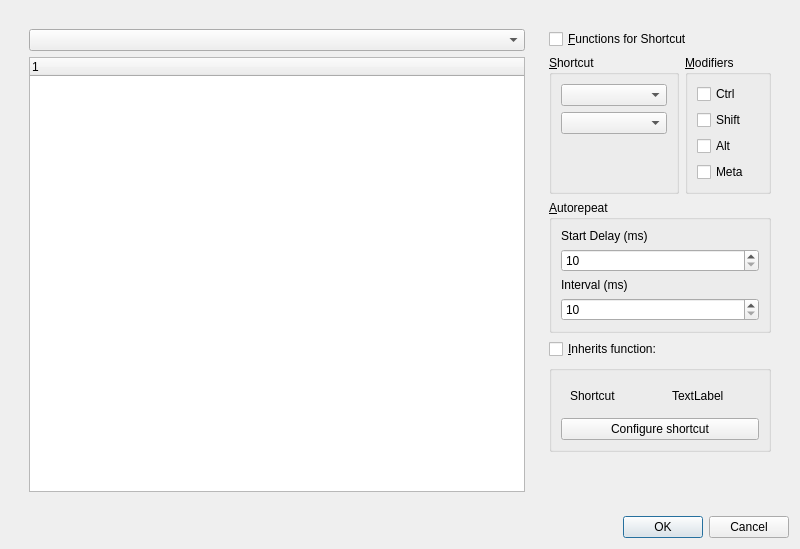
<?xml version="1.0" encoding="UTF-8"?>
<ui version="4.0">
 <class>ShortcutEditorDialog</class>
 <widget class="QDialog" name="ShortcutEditorDialog">
  <property name="geometry">
   <rect>
    <x>0</x>
    <y>0</y>
    <width>800</width>
    <height>486</height>
   </rect>
  </property>
  <property name="windowTitle">
   <string>Shortcut Configuration</string>
  </property>
  <layout class="QVBoxLayout" name="verticalLayout">
   <item>
    <widget class="QFrame" name="frame">
     <layout class="QHBoxLayout" name="horizontalLayout_2">
      <item>
       <widget class="QFrame" name="frame">
        <layout class="QVBoxLayout" name="verticalLayout_2">
         <item>
          <widget class="QComboBox" name="objectsComboBox"/>
         </item>
         <item>
          <widget class="QTreeWidget" name="shortcutsTreeWidget">
           <column>
            <property name="text">
             <string notr="true">1</string>
            </property>
           </column>
          </widget>
         </item>
        </layout>
       </widget>
      </item>
      <item>
       <widget class="QFrame" name="frame">
        <property name="minimumSize">
         <size>
          <width>220</width>
          <height>0</height>
         </size>
        </property>
        <layout class="QVBoxLayout" name="verticalLayout_3">
         <item>
          <widget class="QCheckBox" name="showfunctionsCheckBox">
           <property name="text">
            <string>&amp;Functions for Shortcut</string>
           </property>
          </widget>
         </item>
         <item>
          <layout class="QHBoxLayout" name="horizontalLayout">
           <item>
            <widget class="QGroupBox" name="shortCutGroupBox">
             <property name="minimumSize">
              <size>
               <width>130</width>
               <height>0</height>
              </size>
             </property>
             <property name="maximumSize">
              <size>
               <width>103</width>
               <height>16777215</height>
              </size>
             </property>
             <property name="title">
              <string>&amp;Shortcut</string>
             </property>
             <layout class="QVBoxLayout" name="verticalLayout_7">
              <item>
               <widget class="QComboBox" name="keyComboBox1"/>
              </item>
              <item>
               <widget class="QComboBox" name="keyComboBox2"/>
              </item>
              <item>
               <spacer name="verticalSpacer_2">
                <property name="orientation">
                 <enum>Qt::Vertical</enum>
                </property>
                <property name="sizeHint" stdset="0">
                 <size>
                  <width>20</width>
                  <height>20</height>
                 </size>
                </property>
               </spacer>
              </item>
             </layout>
            </widget>
           </item>
           <item>
            <widget class="QGroupBox" name="modifiersGroupBox">
             <property name="title">
              <string>&amp;Modifiers</string>
             </property>
             <layout class="QVBoxLayout" name="verticalLayout_6">
              <item>
               <widget class="QCheckBox" name="ctrlCheckBox">
                <property name="text">
                 <string>Ctrl</string>
                </property>
               </widget>
              </item>
              <item>
               <widget class="QCheckBox" name="shiftCheckBox">
                <property name="text">
                 <string>Shift</string>
                </property>
               </widget>
              </item>
              <item>
               <widget class="QCheckBox" name="altCheckBox">
                <property name="text">
                 <string>Alt</string>
                </property>
               </widget>
              </item>
              <item>
               <widget class="QCheckBox" name="metaCheckBox">
                <property name="text">
                 <string>Meta</string>
                </property>
               </widget>
              </item>
              <item>
               <spacer name="verticalSpacer_3">
                <property name="orientation">
                 <enum>Qt::Vertical</enum>
                </property>
                <property name="sizeHint" stdset="0">
                 <size>
                  <width>20</width>
                  <height>20</height>
                 </size>
                </property>
               </spacer>
              </item>
             </layout>
            </widget>
           </item>
          </layout>
         </item>
         <item>
          <widget class="QGroupBox" name="autorepeatGroupBox">
           <property name="title">
            <string>&amp;Autorepeat</string>
           </property>
           <layout class="QVBoxLayout" name="verticalLayout_5">
            <item>
             <widget class="QLabel" name="label">
              <property name="text">
               <string>Start Delay (ms)</string>
              </property>
             </widget>
            </item>
            <item>
             <widget class="QSpinBox" name="startDelaySpinBox">
              <property name="minimum">
               <number>10</number>
              </property>
              <property name="maximum">
               <number>500</number>
              </property>
             </widget>
            </item>
            <item>
             <widget class="QLabel" name="label_2">
              <property name="text">
               <string>Interval (ms)</string>
              </property>
             </widget>
            </item>
            <item>
             <widget class="QSpinBox" name="repeatIntervalSpinBox">
              <property name="minimum">
               <number>10</number>
              </property>
              <property name="maximum">
               <number>100</number>
              </property>
             </widget>
            </item>
           </layout>
          </widget>
         </item>
         <item>
          <widget class="QCheckBox" name="useBaseFunctionCheckBox">
           <property name="text">
            <string>&amp;Inherits function:</string>
           </property>
          </widget>
         </item>
         <item>
          <widget class="QGroupBox" name="baseFunctionGroupBox">
           <property name="title">
            <string/>
           </property>
           <layout class="QVBoxLayout" name="verticalLayout_9">
            <item>
             <layout class="QHBoxLayout" name="horizontalLayout_3">
              <item>
               <widget class="QWidget" name="widget" native="true">
                <layout class="QVBoxLayout" name="verticalLayout_4">
                 <item>
                  <widget class="QLabel" name="label_6">
                   <property name="text">
                    <string>Shortcut</string>
                   </property>
                  </widget>
                 </item>
                </layout>
               </widget>
              </item>
              <item>
               <widget class="QWidget" name="widget" native="true">
                <layout class="QVBoxLayout" name="verticalLayout_8">
                 <item>
                  <widget class="QLabel" name="baseFunctionShortCutLable">
                   <property name="text">
                    <string>TextLabel</string>
                   </property>
                  </widget>
                 </item>
                </layout>
               </widget>
              </item>
             </layout>
            </item>
            <item>
             <widget class="QPushButton" name="setBaseShortcutPushButton">
              <property name="text">
               <string>Configure shortcut</string>
              </property>
             </widget>
            </item>
           </layout>
          </widget>
         </item>
         <item>
          <spacer name="verticalSpacer">
           <property name="orientation">
            <enum>Qt::Vertical</enum>
           </property>
           <property name="sizeType">
            <enum>QSizePolicy::MinimumExpanding</enum>
           </property>
           <property name="sizeHint" stdset="0">
            <size>
             <width>20</width>
             <height>40</height>
            </size>
           </property>
          </spacer>
         </item>
        </layout>
       </widget>
      </item>
     </layout>
    </widget>
   </item>
   <item>
    <widget class="QDialogButtonBox" name="buttonBox">
     <property name="orientation">
      <enum>Qt::Horizontal</enum>
     </property>
     <property name="standardButtons">
      <set>QDialogButtonBox::Cancel|QDialogButtonBox::Ok</set>
     </property>
    </widget>
   </item>
  </layout>
 </widget>
 <resources/>
 <connections>
  <connection>
   <sender>buttonBox</sender>
   <signal>accepted()</signal>
   <receiver>ShortcutEditorDialog</receiver>
   <slot>accept()</slot>
   <hints>
    <hint type="sourcelabel">
     <x>248</x>
     <y>254</y>
    </hint>
    <hint type="destinationlabel">
     <x>157</x>
     <y>274</y>
    </hint>
   </hints>
  </connection>
  <connection>
   <sender>buttonBox</sender>
   <signal>rejected()</signal>
   <receiver>ShortcutEditorDialog</receiver>
   <slot>reject()</slot>
   <hints>
    <hint type="sourcelabel">
     <x>316</x>
     <y>260</y>
    </hint>
    <hint type="destinationlabel">
     <x>286</x>
     <y>274</y>
    </hint>
   </hints>
  </connection>
 </connections>
</ui>
